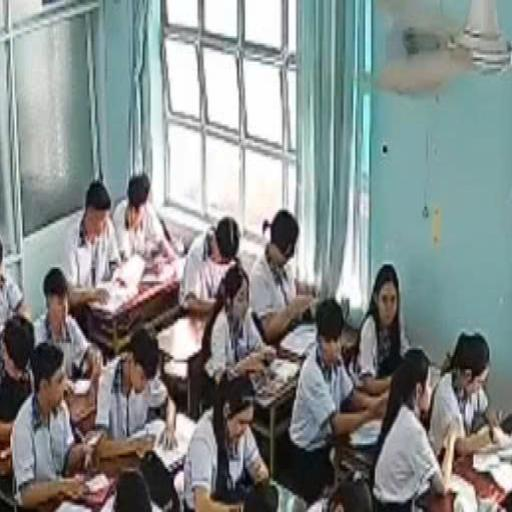
#> input picture dataset/classroom_data/images/train/1789752235349_65469581739450535_7585731405486367754_1ddc7f653a6232514473269db6022dcf_jpg.rf.17a6f81b850aba245663cf70aec50531.jpg, 512 x 512 px
$ python -i image_enhancer.py   (imports and definitions only)
#> lines starting #> are read from the running program, lines starting #| are printed output that depends on the picture
#> further down, picture is the input picture: shape (512, 512, 3); mean B, G, R 139.1, 140.4, 133.8
import cv2
import numpy as np

class ImageEnhancer:
    """
    Module tối ưu hóa chất lượng hình ảnh & chống ngược sáng (Backlight / Glare compensation):
    Khắc phục tình trạng lớp học bị lóa sáng mạnh từ dãy cửa sổ bên phải làm mờ đầu/mặt học sinh.
    """

    @staticmethod
    def enhance_contrast_clahe(image: np.ndarray, clip_limit: float = 2.5, tile_grid_size: tuple = (8, 8)) -> np.ndarray:
        """
        Áp dụng thuật toán CLAHE (Contrast Limited Adaptive Histogram Equalization)
        lên kênh độ sáng Luminance (L channel) trong không gian màu LAB.
        Giữ nguyên màu sắc tự nhiên nhưng làm rõ chi tiết các vùng tối và cân bằng vùng lóa.
        """
#> called with clip_limit = 2.5, tile_grid_size = (8, 8)
        if image is None:
            return None

        # Chuyển từ BGR sang LAB
        lab = cv2.cvtColor(image, cv2.COLOR_BGR2LAB)
#> lab: shape (512, 512, 3); mean of channels 0, 1, 2 144.9, 126, 128.2
        l_channel, a_channel, b_channel = cv2.split(lab)
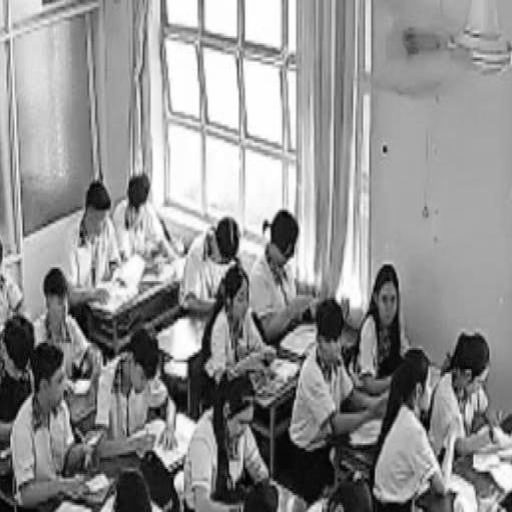
#> l_channel: shape (512, 512); min 0, max 255, mean 144.9
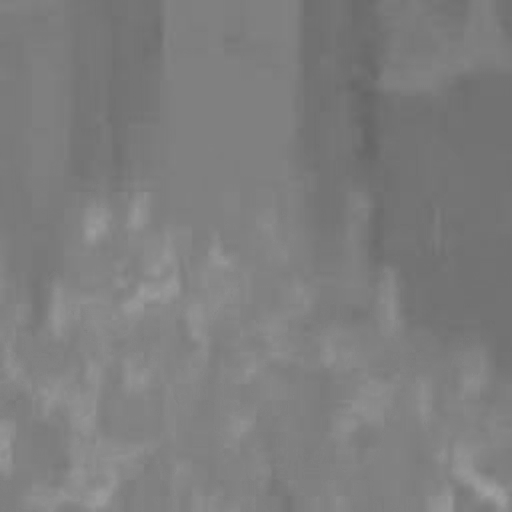
#> a_channel: shape (512, 512); min 101, max 160, mean 126

        # Khởi tạo bộ CLAHE
        clahe = cv2.createCLAHE(clipLimit=clip_limit, tileGridSize=tile_grid_size)
        enhanced_l = clahe.apply(l_channel)
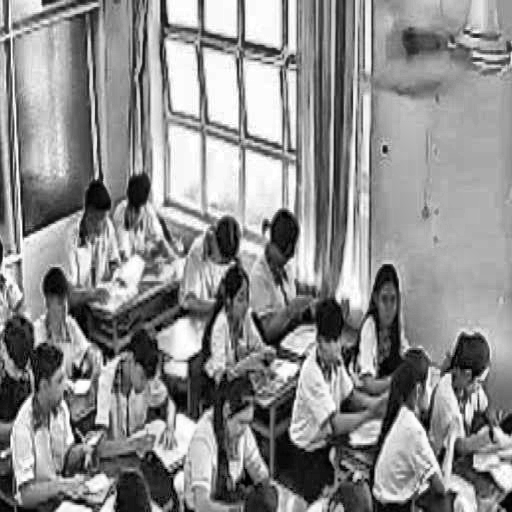
#> enhanced_l: shape (512, 512); min 0, max 255, mean 141.2

        # Ghép lại các kênh và chuyển về BGR
        enhanced_lab = cv2.merge([enhanced_l, a_channel, b_channel])
#> enhanced_lab: shape (512, 512, 3); mean of channels 0, 1, 2 141.2, 126, 128.2
        enhanced_bgr = cv2.cvtColor(enhanced_lab, cv2.COLOR_LAB2BGR)
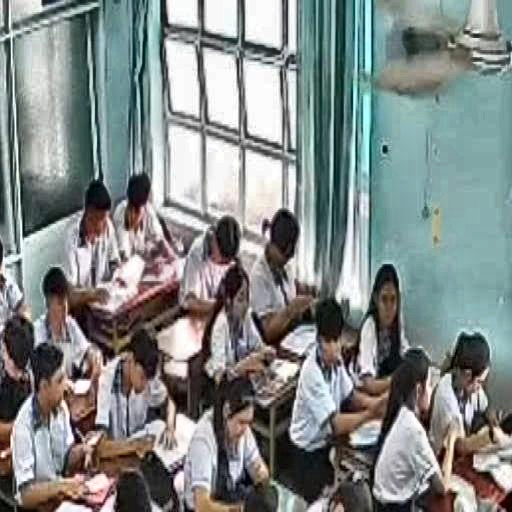
#> enhanced_bgr: shape (512, 512, 3); mean B, G, R 135.6, 136.9, 130.4
        return enhanced_bgr

    @staticmethod
    def reduce_window_glare(image: np.ndarray, threshold: int = 240) -> np.ndarray:
        """
        Phát hiện và làm dịu vùng chói lóa cực đại (như cửa sổ bị ánh nắng chiếu trực tiếp),
        ngăn AI bị nhiễu do viền phản quang của cửa sổ.
        """
        if image is None:
            return None

        gray = cv2.cvtColor(image, cv2.COLOR_BGR2GRAY)
        # Tạo mask các vùng quá sáng (> 240)
        _, glare_mask = cv2.threshold(gray, threshold, 255, cv2.THRESH_BINARY)

        # Làm mờ vùng sáng để giảm bớt tương phản gắt
        blurred = cv2.GaussianBlur(image, (15, 15), 0)
        glare_mask_3ch = cv2.merge([glare_mask, glare_mask, glare_mask])

        # Hòa trộn nhẹ vùng lóa
        result = np.where(glare_mask_3ch == 255, cv2.addWeighted(image, 0.6, blurred, 0.4, 0), image)
        return result

    @classmethod
    def preprocess_classroom_frame(cls, image: np.ndarray) -> np.ndarray:
        """Tiền xử lý toàn diện cho khung hình camera lớp học trước khi đưa vào mô hình AI."""
        if image is None:
            return None
        # 1. Cân bằng tương phản chống ngược sáng
        enhanced = cls.enhance_contrast_clahe(image, clip_limit=2.0)
        # 2. Giảm chói lóa cửa sổ
        clean_frame = cls.reduce_window_glare(enhanced)
        return clean_frame

image_enhancer = ImageEnhancer()

>>> import cv2
>>> picture = cv2.imread('../../../dataset/classroom_data/images/train/1789752235349_65469581739450535_7585731405486367754_1ddc7f653a6232514473269db6022dcf_jpg.rf.17a6f81b850aba245663cf70aec50531.jpg')
>>> result = ImageEnhancer().enhance_contrast_clahe(picture)

$ run again, on dataset/classroom_data/images/train/1789752242057_65469581739450535_7585731405486367754_1286300432322f549507c6e3f1e430cd_jpg.rf.9180e432205ef3ecd9d4358da9929d7a.jpg
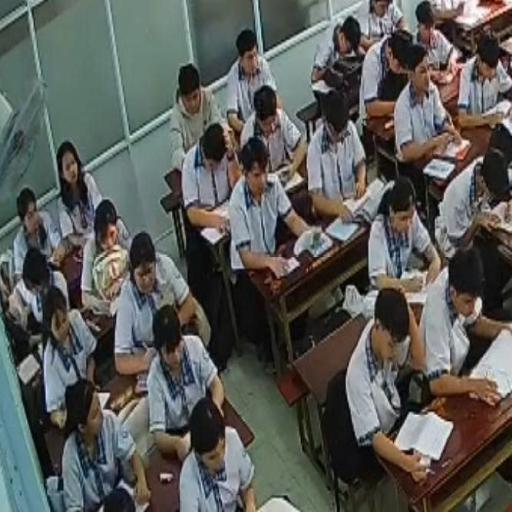
#> input picture dataset/classroom_data/images/train/1789752242057_65469581739450535_7585731405486367754_1286300432322f549507c6e3f1e430cd_jpg.rf.9180e432205ef3ecd9d4358da9929d7a.jpg, 512 x 512 px
#> picture is the input picture: shape (512, 512, 3); mean B, G, R 87.8, 91.5, 90.5
#> lab: shape (512, 512, 3); mean of channels 0, 1, 2 96.2, 127.5, 130.4
#> in enhance_contrast_clahe, `l_channel, a_channel, b_channel = cv2.split(lab)`:
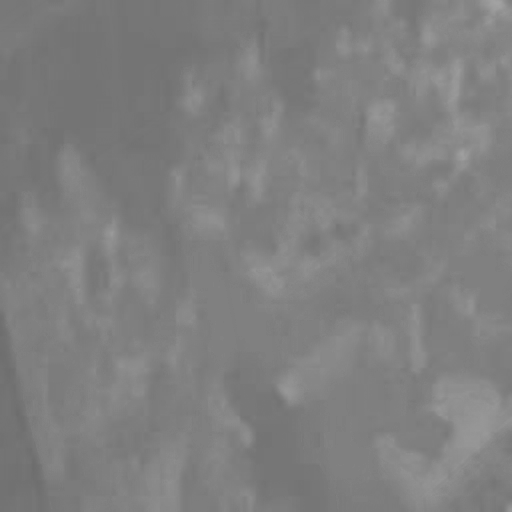
#> a_channel: shape (512, 512); min 109, max 162, mean 127.5
#> enhanced_lab: shape (512, 512, 3); mean of channels 0, 1, 2 119, 127.5, 130.4
#> in enhance_contrast_clahe, `enhanced_bgr = cv2.cvtColor(enhanced_lab, cv2.COLOR_LAB2BGR)`:
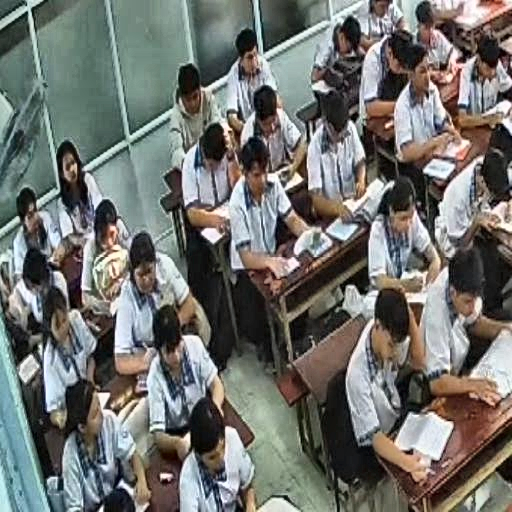
#> enhanced_bgr: shape (512, 512, 3); mean B, G, R 110.2, 114.2, 113.3

$ run again, on dataset/classroom_data/images/train/1789752247819_65469581739450535_7585731405486367754_09fe9e9b89008e3c4193dd7d5aa4efae_jpg.rf.c3578086da45f73049191645cd0afe9b.jpg
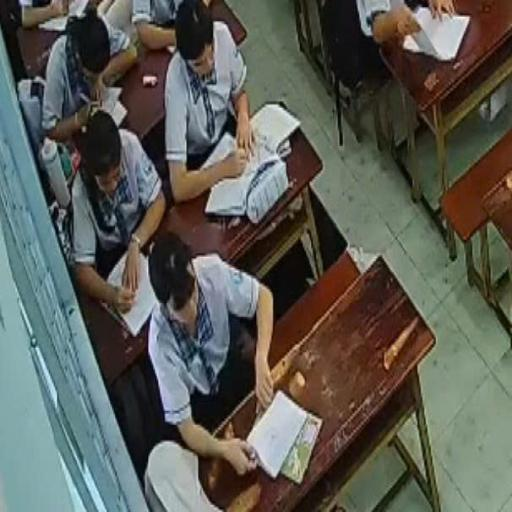
#> input picture dataset/classroom_data/images/train/1789752247819_65469581739450535_7585731405486367754_09fe9e9b89008e3c4193dd7d5aa4efae_jpg.rf.c3578086da45f73049191645cd0afe9b.jpg, 512 x 512 px
#> picture is the input picture: shape (512, 512, 3); mean B, G, R 84.4, 92, 91.2
#> lab: shape (512, 512, 3); mean of channels 0, 1, 2 96.8, 127.4, 132.9
#> in enhance_contrast_clahe, `enhanced_l = clahe.apply(l_channel)`:
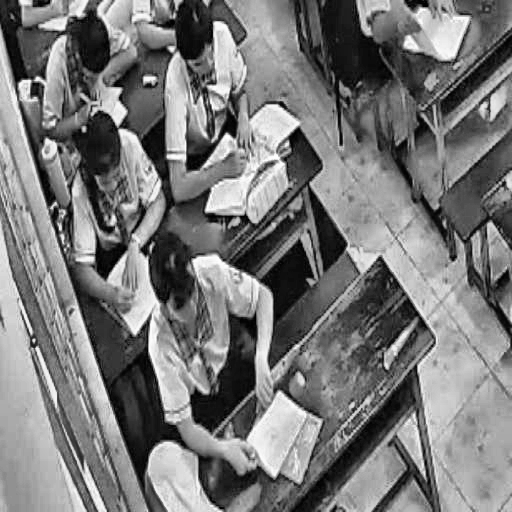
#> enhanced_l: shape (512, 512); min 0, max 255, mean 121
#> enhanced_lab: shape (512, 512, 3); mean of channels 0, 1, 2 121, 127.4, 132.9
#> in enhance_contrast_clahe, `enhanced_bgr = cv2.cvtColor(enhanced_lab, cv2.COLOR_LAB2BGR)`:
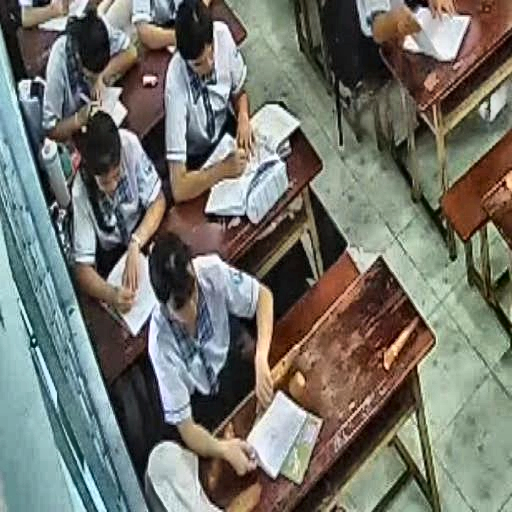
#> enhanced_bgr: shape (512, 512, 3); mean B, G, R 107.8, 115.8, 115.4

$ run again, on dataset/classroom_data/images/train/1789752251368_65469581739450535_7585731405486367754_a7fb916859418ca48d18a28cf6041eb6_jpg.rf.eb9181a94e1633346a2ac7566373be17.jpg
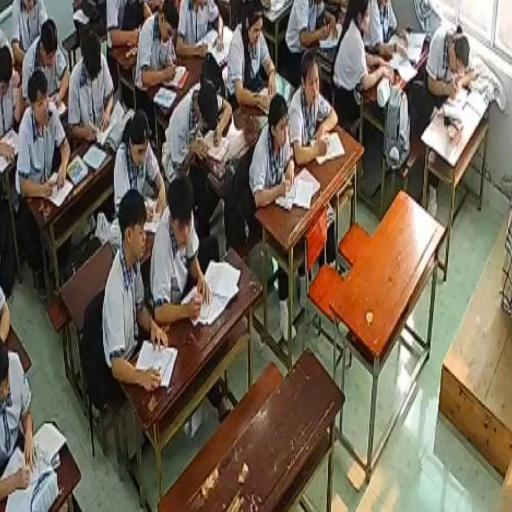
#> input picture dataset/classroom_data/images/train/1789752251368_65469581739450535_7585731405486367754_a7fb916859418ca48d18a28cf6041eb6_jpg.rf.eb9181a94e1633346a2ac7566373be17.jpg, 512 x 512 px
#> picture is the input picture: shape (512, 512, 3); mean B, G, R 87.5, 101.4, 113.2
#> lab: shape (512, 512, 3); mean of channels 0, 1, 2 109, 131.2, 137.9
#> in enhance_contrast_clahe, `enhanced_l = clahe.apply(l_channel)`:
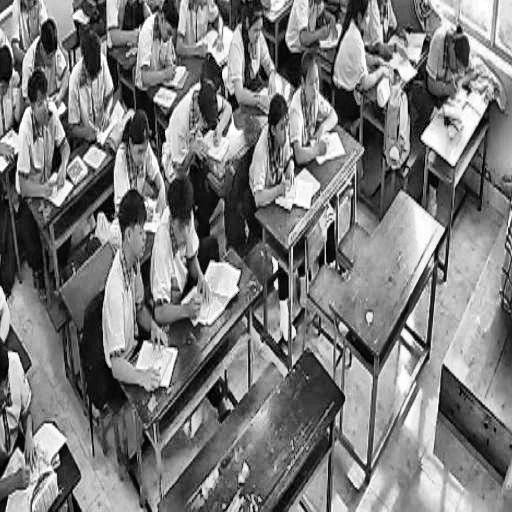
#> enhanced_l: shape (512, 512); min 0, max 255, mean 123.8
#> enhanced_lab: shape (512, 512, 3); mean of channels 0, 1, 2 123.8, 131.2, 137.9
#> in enhance_contrast_clahe, `enhanced_bgr = cv2.cvtColor(enhanced_lab, cv2.COLOR_LAB2BGR)`:
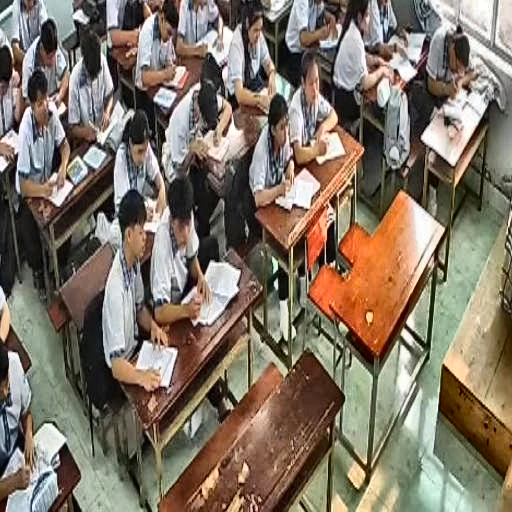
#> enhanced_bgr: shape (512, 512, 3); mean B, G, R 102, 116.1, 128.3
